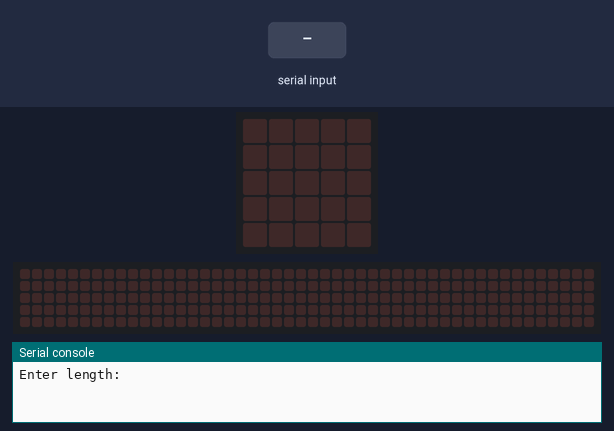
A program run on a simulated BBC micro:bit running MicroPython. Shown: the board's 5×5 LED display, a strip that is not on the board, showing the scrolling text unrolled, the last lines printed to the serial console. Inputs (shaded band) come from the test bench. The 48×5 strip is a reading aid, not a part: it shows the text the display is scrolling, unrolled, one strip-width of it at a time. At 28.5 s the program stops and its outputs stay as they are.

Above: at 1.2 s.
1.3 s: "5" typed at the serial console, then Enter
2.8 s: "90" typed at the serial console, then Enter
At 2.87 s:
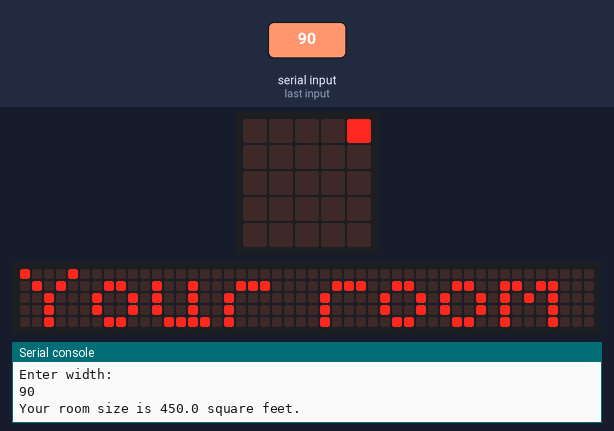
At 3.32 s:
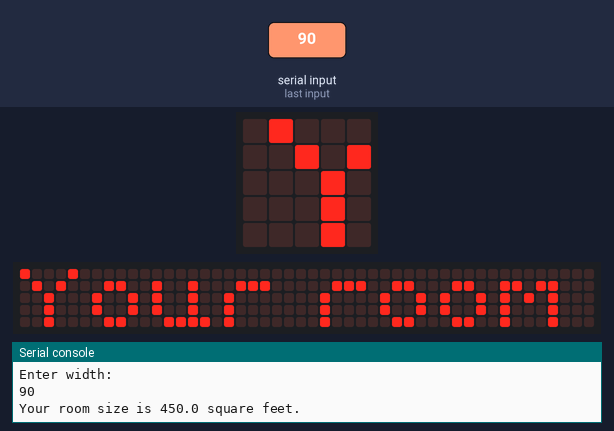

The program:

0006_square_footage_repl.py
```python
from microbit import display

length = float(input('Enter length: '))
width = float(input('Enter width: '))

square_footage = length * width

print('Your room size is {0} square feet.'.format(square_footage))
display.scroll('Your room size is {0} square feet.'.format(square_footage))
```

Measured:
- after the input at 2.8 s, the display: changes at once (image 1)
